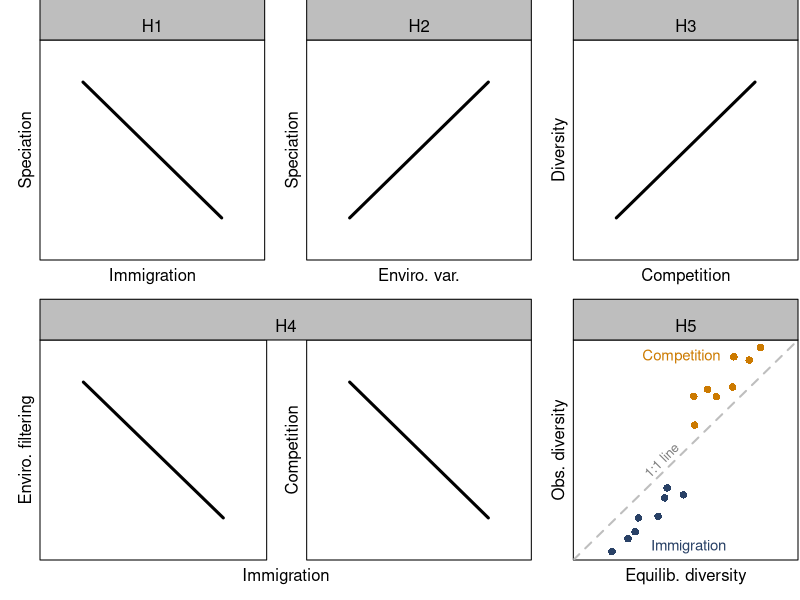

Reproduce this figure in R.
pdf('fig_hyp.pdf', width = (3 - 0.8) * 3, height = (3 - 0.42) * 2)

split.screen(matrix(c(0, 1/3, 0.5, 1, 
                      1/3, 2/3, 0.5, 1, 
                      2/3, 1, 0.5, 1, 
                      0, 2/3, 0, 0.5, 
                      2/3, 1, 0, 0.5), 
                    ncol = 4, byrow = TRUE))

screen(1)
par(mar = c(2, 2, 2, 0.1), mgp = c(0.25, 0, 0))
plot(1:2, type = 'n', axes = FALSE, frame.plot = TRUE, xlim = c(0.75, 2.25), ylim = c(0.75, 2.25), 
     xlab = 'Immigration', ylab = 'Speciation')
segments(1, 2, 2, 1, lwd = 3)

par(xpd = NA)
rect(par('usr')[1], par('usr')[4], par('usr')[2], par('usr')[4] + 0.3, col = 'gray')
mtext('H1', side = 3, line = 0.2)

screen(2)
par(mar = c(2, 2, 2, 0.1), mgp = c(0.25, 0, 0))
plot(1:2, type = 'n', axes = FALSE, frame.plot = TRUE, xlim = c(0.75, 2.25), ylim = c(0.75, 2.25), 
     xlab = 'Enviro. var.', ylab = 'Speciation')
segments(1, 1, 2, 2, lwd = 3)

par(xpd = NA)
rect(par('usr')[1], par('usr')[4], par('usr')[2], par('usr')[4] + 0.3, col = 'gray')
mtext('H2', side = 3, line = 0.2)

screen(3)
par(mar = c(2, 2, 2, 0.1), mgp = c(0.25, 0, 0))
plot(1:2, type = 'n', axes = FALSE, frame.plot = TRUE, xlim = c(0.75, 2.25), ylim = c(0.75, 2.25), 
     xlab = 'Competition', ylab = 'Diversity')
segments(1, 1, 2, 2, lwd = 3)

par(xpd = NA)
rect(par('usr')[1], par('usr')[4], par('usr')[2], par('usr')[4] + 0.3, col = 'gray')
mtext('H3', side = 3, line = 0.2)


split.screen(1:2, 4, erase = FALSE)

screen(6, new = FALSE)
par(mar = c(2, 2, 2, 0), mgp = c(0.25, 0, 0))
plot(1:2, type = 'n', axes = FALSE, frame.plot = TRUE, xlim = c(0.75, 2.25), ylim = c(0.75, 2.25), 
     xlab = '', ylab = 'Enviro. filtering')
segments(1, 2, 2, 1, lwd = 3)

screen(7, new = FALSE)
par(mar = c(2, 2, 2, 0.1), mgp = c(0.25, 0, 0))
plot(1:2, type = 'n', axes = FALSE, frame.plot = TRUE, xlim = c(0.75, 2.25), ylim = c(0.75, 2.25), 
     xlab = '', ylab = 'Competition')
segments(1, 2, 2, 1, lwd = 3)


screen(4, new = FALSE)
par(mar = c(2, 2, 2, 0.1), mgp = c(0.25, 0, 0))
plot(1:2, type = 'n', axes = FALSE, xlim = c(0.75, 2.25), ylim = c(0.75, 2.25), 
     xlab = 'Immigration', ylab = '')

par(xpd = NA)
rect(par('usr')[1], par('usr')[4], par('usr')[2], par('usr')[4] + 0.3, col = 'gray')
mtext('H4', side = 3, line = 0.2)

screen(5)
par(mar = c(2, 2, 2, 0.1), mgp = c(0.25, 0, 0))
plot(1:2, type = 'n', axes = FALSE, frame.plot = TRUE, xlim = c(0.75, 2.25), ylim = c(0.75, 2.25), 
     xlab = 'Equilib. diversity', ylab = 'Obs. diversity')
abline(0, 1, lty = 2, col = 'gray', lwd = 2)

set.seed(2)
x <- seq(1, 1.45, length.out = 8) + runif(8, -0.05, 0.05)
y <- x - runif(8, 0.1, 0.35)
points(x, y, col = hsv(0.6, 0.6, 0.4), pch = 16)

set.seed(4)
x <- seq(1.55, 2, length.out = 8) + runif(8, -0.05, 0.05)
y <- x + runif(8, 0.1, 0.35)
points(x, y, col = hsv(0.1, 1, 0.8), pch = 16)

text(1.35, 1.4, labels = '1:1 line', srt = 45, col = 'gray50', cex = 0.8, adj = c(0.5, 0))
text(1.25, 0.8, labels = 'Immigration', col = hsv(0.6, 0.6, 0.4), adj = c(0, 0.5), cex = 0.9)
text(1.75, 2.2, labels = 'Competition', col = hsv(0.1, 1, 0.8), adj = c(1, 0.5), cex = 0.9)

par(xpd = NA)
rect(par('usr')[1], par('usr')[4], par('usr')[2], par('usr')[4] + 0.3, col = 'gray')
mtext('H5', side = 3, line = 0.2)

close.screen(all.screens = TRUE)

dev.off()
